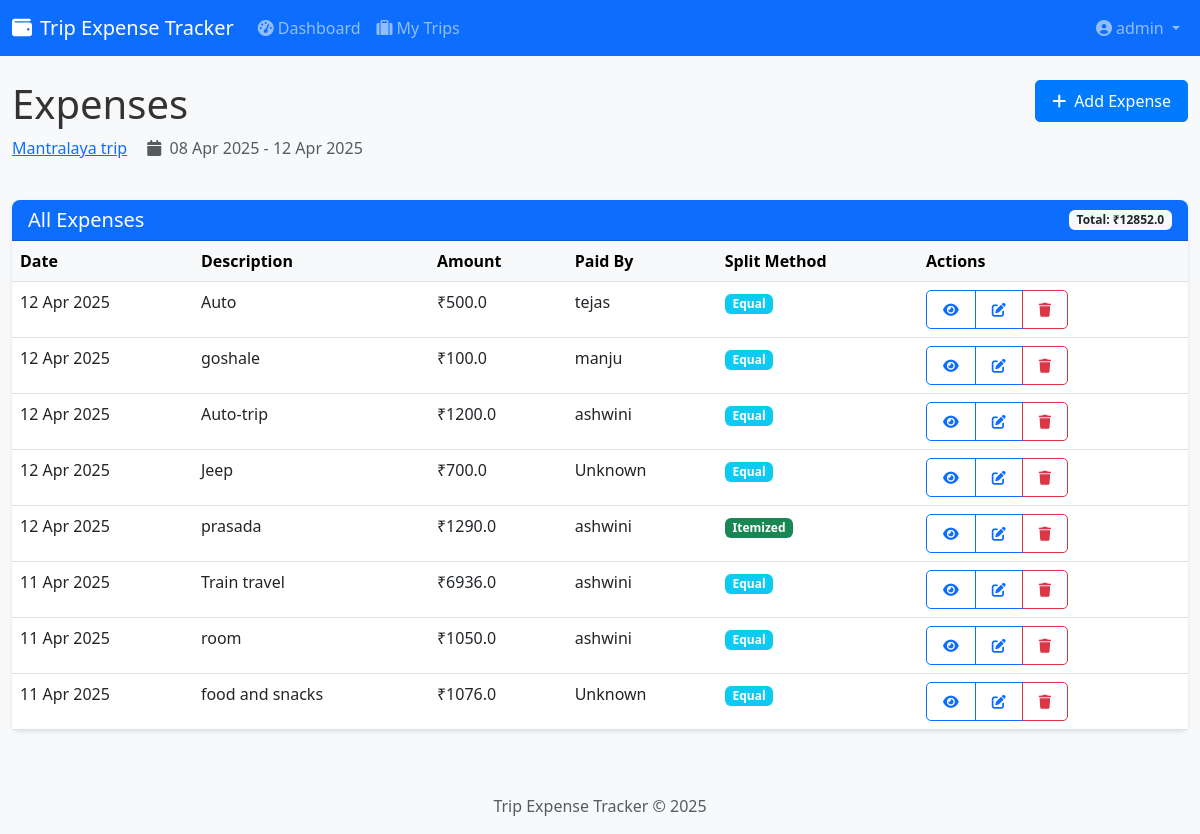
Page /trips/5/expenses (signed in) on the committed database.
### expense_tracker/backend/models/user.py (models this page shows, shortened)
class User(UserMixin, db.Model):
    id = db.Column(db.Integer, primary_key=True)
    email = db.Column(db.String(120), unique=True, nullable=False, index=True)
    name = db.Column(db.String(100), nullable=False)
    password_hash = db.Column(db.String(128))
    created_at = db.Column(db.DateTime, default=datetime.utcnow)
    last_seen = db.Column(db.DateTime, default=datetime.utcnow)
    is_admin = db.Column(db.Boolean, default=False)
    trips_created = db.relationship('Trip', backref='admin', lazy='dynamic', foreign_keys='Trip.admin_id')

### expense_tracker/backend/models/trip.py (models this page shows, shortened)
class Trip(db.Model):
    id = db.Column(db.Integer, primary_key=True)
    name = db.Column(db.String(100), nullable=False)
    description = db.Column(db.Text, nullable=True)
    start_date = db.Column(db.DateTime, nullable=False)
    end_date = db.Column(db.DateTime, nullable=False)
    created_at = db.Column(db.DateTime, default=datetime.utcnow)
    updated_at = db.Column(db.DateTime, default=datetime.utcnow, onupdate=datetime.utcnow)
    admin_id = db.Column(db.Integer, db.ForeignKey('user.id'), nullable=False)
    participants = db.Column(db.Text, nullable=False, default=json.dumps([]))
    unregistered_participants = db.Column(db.Text, nullable=False, default=json.dumps([]))
    advances_json = db.Column(db.Text, default=json.dumps({}))
    general_payments_json = db.Column(db.Text, default=json.dumps([]))
    expenses = db.relationship('Expense', backref='trip', lazy='dynamic', cascade='all, delete-orphan')
    def get_participants_list(self):
        if self.participants is None:
            return []
        return json.loads(self.participants)
    def calculate_total_expenses(self):
        return sum(expense.amount for expense in self.expenses)

### expense_tracker/backend/models/expense.py (models this page shows, shortened)
class Expense(db.Model):
    id = db.Column(db.Integer, primary_key=True)
    description = db.Column(db.String(200), nullable=False)
    amount = db.Column(db.Float, nullable=False)
    currency = db.Column(db.String(3), default='INR')
    category = db.Column(db.String(50), nullable=True)
    date = db.Column(db.DateTime, default=datetime.utcnow)
    created_at = db.Column(db.DateTime, default=datetime.utcnow)
    updated_at = db.Column(db.DateTime, default=datetime.utcnow, onupdate=datetime.utcnow)
    split_method = db.Column(db.String(20), default='equal')
    payer_id = db.Column(db.String(100), nullable=False)  # Can be user ID or 'unregistered_name'
    trip_id = db.Column(db.Integer, db.ForeignKey('trip.id'), nullable=False)
    participants = db.Column(db.Text, nullable=False, default='[]')  # Registered participants
    shares = db.Column(db.Text, nullable=False, default='{}')  # Shares for all participants
    items = db.Column(db.Text, nullable=True, default='[]')  # For itemized expenses and unregistered participants

### expense_tracker/backend/routes/expenses.py (the view)
@bp.route('/<int:trip_id>/expenses')
@login_required
def list_expenses(trip_id):
    trip = Trip.query.get_or_404(trip_id)
    participants = trip.get_participants_list()
    if str(current_user.id) not in participants and current_user.id != trip.admin_id:
        flash('You do not have access to this trip', 'error')
        return redirect(url_for('trips.list_trips'))
    expenses = Expense.query.filter_by(trip_id=trip_id).order_by(Expense.date.desc()).all()
    user_map = {str(user.id): user.name for user in User.query.all()}
    return render_template('expenses/list.html',
                          trip=trip,
                          expenses=expenses,
                          user_map=user_map)

### expense_tracker/backend/templates/expenses/list.html (shortened to what this page needs)
{% extends "base.html" %}
{% block content %}
<div class="row mb-4">
    <div class="col-md-8">
        <h1 class="mb-2">Expenses</h1>
        <p class="text-muted">
            <a href="{{ url_for('trips.view_trip', trip_id=trip.id) }}">{{ trip.name }}</a>
            <i class="fas fa-calendar ms-3 me-1"></i>
            {{ trip.start_date.strftime('%d %b %Y') }} - {{ trip.end_date.strftime('%d %b %Y') }}
        </p>
    </div>
    <div class="col-md-4 text-end">
        <a href="{{ url_for('expenses.add_expense', trip_id=trip.id) }}" class="btn btn-primary">
            <i class="fas fa-plus me-2"></i>Add Expense
        </a>
    </div>
</div>
{% if expenses %}
<div class="card">
    <div class="card-header bg-primary text-white">
        <div class="d-flex justify-content-between align-items-center">
            <h5 class="mb-0">All Expenses</h5>
            <span class="badge bg-light text-dark">Total: ₹{{ trip.calculate_total_expenses()|round(2) }}</span>
        </div>
    </div>
    <div class="card-body p-0">
        <div class="table-responsive">
            <table class="table table-hover mb-0">
                <thead class="table-light">
                    <tr>
                        <th>Date</th>
                        <th>Description</th>
                        <th>Amount</th>
                        <th>Paid By</th>
                        <th>Split Method</th>
                        <th>Actions</th>
                    </tr>
                </thead>
                <tbody>
                    {% for expense in expenses %}
                    <tr>
                        <td>{{ expense.date.strftime('%d %b %Y') }}</td>
                        <td>{{ expense.description }}</td>
                        <td>₹{{ expense.amount|round(2) }}</td>
                        <td>
                            {% if expense.payer_id == current_user.id %}
                            <span class="badge bg-primary">You</span>
                            {% else %}
                            {{ user_map.get(expense.payer_id|string, 'Unknown') }}
                            {% endif %}
                        </td>
                        <td>
                            {% if expense.split_method == 'equal' %}
                            <span class="badge bg-info">Equal</span>
                            {% elif expense.split_method == 'exact' %}
                            <span class="badge bg-warning">Exact</span>
                            {% elif expense.split_method == 'itemized' %}
                            <span class="badge bg-success">Itemized</span>
                            {% endif %}
                        </td>
                        <td>
                            <div class="btn-group btn-group-sm">
                                <a href="{{ url_for('expenses.view_expense', trip_id=trip.id, expense_id=expense.id) }}" class="btn btn-outline-primary">
                                    <i class="fas fa-eye"></i>
                                </a>
                                {% if expense.payer_id == current_user.id or trip.admin_id == current_user.id %}
                                <a href="{{ url_for('expenses.edit_expense', trip_id=trip.id, expense_id=expense.id) }}" class="btn btn-outline-primary">
                                    <i class="fas fa-edit"></i>
                                </a>
                                <button type="button" class="btn btn-outline-danger" data-bs-toggle="modal" data-bs-target="#deleteModal{{ expense.id }}">
                                    <i class="fas fa-trash"></i>
                                </button>
                                {% endif %}
                            </div>
                        </td>
                    </tr>
                    {% endfor %}
                </tbody>
            </table>
        </div>
    </div>
</div>
{% endif %}
{% endblock %}

### expense_tracker/backend/templates/base.html (shortened to what this page needs)
<!DOCTYPE html>
<html lang="en">
<head>
    <link href="https://cdn.jsdelivr.net/npm/bootstrap@5.3.0-alpha1/dist/css/bootstrap.min.css" rel="stylesheet">
    <link rel="stylesheet" href="https://cdnjs.cloudflare.com/ajax/libs/font-awesome/6.0.0/css/all.min.css">
    <link rel="stylesheet" href="{{ url_for('static', filename='css/style.css') }}">
</head>
<body>
    <nav class="navbar navbar-expand-lg navbar-dark bg-primary">
        <div class="container">
            <a class="navbar-brand" href="{{ url_for('main.index') }}">
                <i class="fas fa-wallet me-2"></i>Trip Expense Tracker
            </a>
            <div class="collapse navbar-collapse" id="navbarNav">
                <ul class="navbar-nav me-auto">
                    {% if current_user.is_authenticated %}
                    <li class="nav-item">
                        <a class="nav-link" href="{{ url_for('main.dashboard') }}">
                            <i class="fas fa-tachometer-alt me-1"></i>Dashboard
                        </a>
                    </li>
                    <li class="nav-item">
                        <a class="nav-link" href="{{ url_for('trips.list_trips') }}">
                            <i class="fas fa-suitcase me-1"></i>My Trips
                        </a>
                    </li>
                    {% endif %}
                </ul>
                <ul class="navbar-nav">
                    {% if current_user.is_authenticated %}
                    <li class="nav-item dropdown">
                        <a class="nav-link dropdown-toggle" href="#" id="userDropdown" role="button" data-bs-toggle="dropdown">
                            <i class="fas fa-user-circle me-1"></i>{{ current_user.name }}
                        </a>
                    </li>
                    {% endif %}
                </ul>
            </div>
        </div>
    </nav>
    <div class="container mt-4">
        {% block content %}{% endblock %}
    </div>
    <footer class="footer mt-5 py-3 bg-light">
        <div class="container text-center">
            <span class="text-muted">Trip Expense Tracker &copy; 2025</span>
        </div>
    </footer>
</body>
</html>

### expense_tracker/backend/static/css/style.css (style rules this page uses)
body { font-family: 'Segoe UI', Tahoma, Geneva, Verdana, sans-serif; background-color: #f8f9fa; color: #333; }
.container { max-width: 1200px; }
.card { border-radius: 8px; box-shadow: 0 2px 4px rgba(0, 0, 0, 0.1); margin-bottom: 20px; border: none; }
.card-header { border-radius: 8px 8px 0 0 !important; font-weight: 500; }
.btn { border-radius: 5px; padding: 8px 16px; font-weight: 500; }
.btn-primary { background-color: #007bff; border-color: #007bff; }
.table { width: 100%; margin-bottom: 1rem; color: #212529; border-collapse: collapse; }
.table th { font-weight: 600; background-color: #f8f9fa; }

### rows in the picture
User: name "admin"
Trip: name "Mantralaya trip", start_date "08 Apr 2025", end_date "12 Apr 2025"
Expense: calculate_total_expenses "12852.0", date "11 Apr 2025", description "Train travel", amount "6936.0", split_method "Equal"
Expense: date "12 Apr 2025", description "Auto", amount "500.0", split_method "Equal"
User: get "tejas"
Expense: date "12 Apr 2025", description "goshale", amount "100.0", split_method "Equal"
User: get "manju"
Expense: date "12 Apr 2025", description "Auto-trip", amount "1200.0", split_method "Equal"
User: get "ashwini"
Expense: date "12 Apr 2025", description "Jeep", amount "700.0", get "Unknown", split_method "Equal"
Expense: date "12 Apr 2025", description "prasada", amount "1290.0", split_method "Itemized"
Expense: date "11 Apr 2025", description "room", amount "1050.0", split_method "Equal"
Expense: date "11 Apr 2025", description "food and snacks", amount "1076.0", get "Unknown", split_method "Equal"
